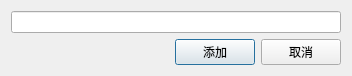
<?xml version="1.0" encoding="UTF-8"?>
<ui version="4.0">
 <class>Dialog</class>
 <widget class="QDialog" name="Dialog">
  <property name="geometry">
   <rect>
    <x>0</x>
    <y>0</y>
    <width>352</width>
    <height>69</height>
   </rect>
  </property>
  <property name="windowTitle">
   <string>Dialog</string>
  </property>
  <layout class="QVBoxLayout" name="verticalLayout">
   <item>
    <widget class="QLineEdit" name="lineEdit">
     <property name="text">
      <string/>
     </property>
    </widget>
   </item>
   <item>
    <layout class="QHBoxLayout" name="horizontalLayout">
     <item>
      <spacer name="horizontalSpacer">
       <property name="orientation">
        <enum>Qt::Horizontal</enum>
       </property>
       <property name="sizeHint" stdset="0">
        <size>
         <width>40</width>
         <height>20</height>
        </size>
       </property>
      </spacer>
     </item>
     <item>
      <widget class="QPushButton" name="addbtn">
       <property name="text">
        <string>添加</string>
       </property>
      </widget>
     </item>
     <item>
      <widget class="QPushButton" name="cancelBtn">
       <property name="text">
        <string>取消</string>
       </property>
      </widget>
     </item>
    </layout>
   </item>
  </layout>
 </widget>
 <resources/>
 <connections/>
</ui>
